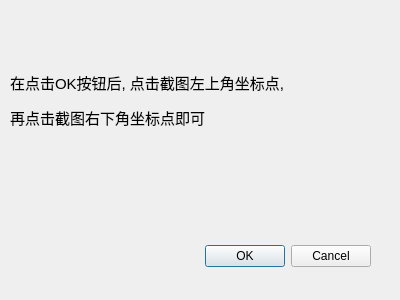
<?xml version="1.0" encoding="UTF-8"?>
<ui version="4.0">
 <class>SshotPartGetWindow</class>
 <widget class="QDialog" name="SshotPartGetWindow">
  <property name="geometry">
   <rect>
    <x>0</x>
    <y>0</y>
    <width>400</width>
    <height>300</height>
   </rect>
  </property>
  <property name="minimumSize">
   <size>
    <width>400</width>
    <height>300</height>
   </size>
  </property>
  <property name="maximumSize">
   <size>
    <width>400</width>
    <height>300</height>
   </size>
  </property>
  <property name="windowTitle">
   <string>框选截图帮助</string>
  </property>
  <property name="windowIcon">
   <iconset>
    <normaloff>../img/all.ico</normaloff>../img/all.ico</iconset>
  </property>
  <widget class="QDialogButtonBox" name="buttonBox">
   <property name="geometry">
    <rect>
     <x>30</x>
     <y>240</y>
     <width>341</width>
     <height>32</height>
    </rect>
   </property>
   <property name="orientation">
    <enum>Qt::Horizontal</enum>
   </property>
   <property name="standardButtons">
    <set>QDialogButtonBox::Cancel|QDialogButtonBox::Ok</set>
   </property>
  </widget>
  <widget class="QLabel" name="label">
   <property name="geometry">
    <rect>
     <x>10</x>
     <y>10</y>
     <width>361</width>
     <height>181</height>
    </rect>
   </property>
   <property name="text">
    <string>&lt;html&gt;&lt;head/&gt;&lt;body&gt;&lt;p&gt;&lt;span style=&quot; font-size:11pt;&quot;&gt;在点击OK按钮后, 点击截图左上角坐标点,&lt;/span&gt;&lt;/p&gt;&lt;p&gt;&lt;span style=&quot; font-size:11pt;&quot;&gt; 再点击截图右下角坐标点即可&lt;/span&gt;&lt;/p&gt;&lt;/body&gt;&lt;/html&gt;</string>
   </property>
  </widget>
 </widget>
 <resources/>
 <connections>
  <connection>
   <sender>buttonBox</sender>
   <signal>accepted()</signal>
   <receiver>SshotPartGetWindow</receiver>
   <slot>accept()</slot>
   <hints>
    <hint type="sourcelabel">
     <x>248</x>
     <y>254</y>
    </hint>
    <hint type="destinationlabel">
     <x>157</x>
     <y>274</y>
    </hint>
   </hints>
  </connection>
  <connection>
   <sender>buttonBox</sender>
   <signal>rejected()</signal>
   <receiver>SshotPartGetWindow</receiver>
   <slot>reject()</slot>
   <hints>
    <hint type="sourcelabel">
     <x>316</x>
     <y>260</y>
    </hint>
    <hint type="destinationlabel">
     <x>286</x>
     <y>274</y>
    </hint>
   </hints>
  </connection>
 </connections>
</ui>
